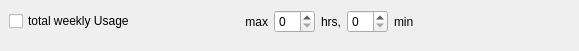
              <widget class="QWidget" name="widget_08" native="true">
               <widget class="QWidget" name="horizontalLayoutWidget_08">
                <property name="geometry">
                 <rect>
                  <x>9</x>
                  <y>1</y>
                  <width>561</width>
                  <height>41</height>
                 </rect>
                </property>
                <layout class="QHBoxLayout" name="horizontalLayout_08">
                 <item>
                  <widget class="QCheckBox" name="kcfg_WEEKenabled">
                   <property name="minimumSize">
                    <size>
                     <width>230</width>
                     <height>0</height>
                    </size>
                   </property>
                   <property name="maximumSize">
                    <size>
                     <width>230</width>
                     <height>16777215</height>
                    </size>
                   </property>
                   <property name="toolTip">
                    <string>This checkbox enables the restrictions for the whole week.</string>
                   </property>
                   <property name="text">
                    <string>total weekly Usage</string>
                   </property>
                  </widget>
                 </item>
                 <item>
                  <widget class="QLabel" name="textLabel08_11">
                   <property name="text">
                    <string>max</string>
                   </property>
                   <property name="alignment">
                    <set>Qt::AlignRight|Qt::AlignTrailing|Qt::AlignVCenter</set>
                   </property>
                   <property name="wordWrap">
                    <bool>false</bool>
                   </property>
                  </widget>
                 </item>
                 <item>
                  <widget class="QSpinBox" name="kcfg_WEEKmaxhr">
                   <property name="maximumSize">
                    <size>
                     <width>42</width>
                     <height>16777215</height>
                    </size>
                   </property>
                   <property name="toolTip">
                    <string>Limit for the weekly time spent on the PC.</string>
                   </property>
                   <property name="maximum">
                    <number>99</number>
                   </property>
                  </widget>
                 </item>
                 <item>
                  <widget class="QLabel" name="textLabel08_12">
                   <property name="text">
                    <string>hrs,</string>
                   </property>
                   <property name="wordWrap">
                    <bool>false</bool>
                   </property>
                  </widget>
                 </item>
                 <item>
                  <widget class="QSpinBox" name="kcfg_WEEKmaxmin">
                   <property name="maximumSize">
                    <size>
                     <width>42</width>
                     <height>16777215</height>
                    </size>
                   </property>
                   <property name="toolTip">
                    <string>Limit for the weekly time spent on the PC.</string>
                   </property>
                   <property name="maximum">
                    <number>59</number>
                   </property>
                  </widget>
                 </item>
                 <item>
                  <widget class="QLabel" name="Textlabel08_10">
                   <property name="text">
                    <string>min</string>
                   </property>
                  </widget>
                 </item>
                 <item>
                  <spacer name="horizontalSpacer8">
                   <property name="orientation">
                    <enum>Qt::Horizontal</enum>
                   </property>
                   <property name="sizeHint" stdset="0">
                    <size>
                     <width>40</width>
                     <height>20</height>
                    </size>
                   </property>
                  </spacer>
                 </item>
                </layout>
               </widget>
              </widget>
